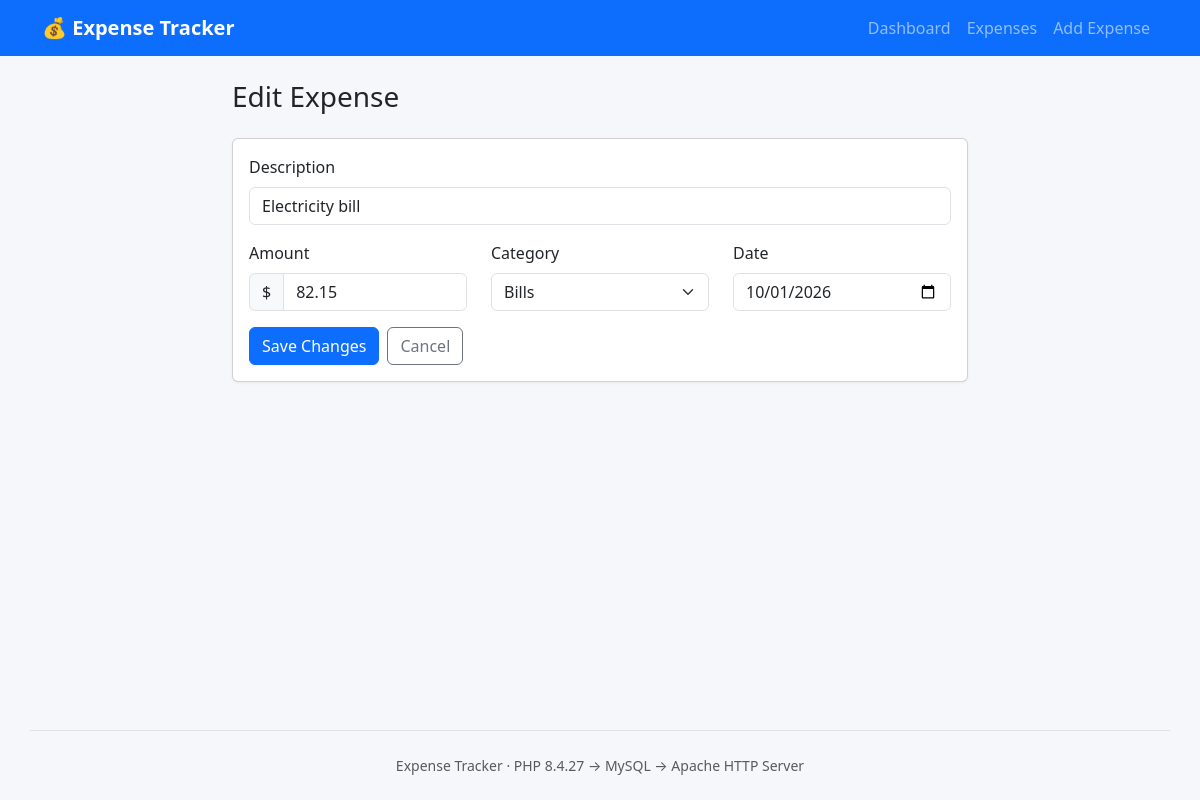
The page /edit.php?id=3 on the database its author committed.
### tables this page shows
CREATE TABLE IF NOT EXISTS expenses (
    id           INT UNSIGNED  NOT NULL AUTO_INCREMENT,
    description  VARCHAR(255)  NOT NULL,
    amount       DECIMAL(10,2) NOT NULL,
    category     ENUM('Food', 'Transportation', 'Shopping', 'Bills', 'Other') NOT NULL DEFAULT 'Other',
    expense_date DATE          NOT NULL,
    PRIMARY KEY (id),
    INDEX idx_expense_date (expense_date),
    CONSTRAINT chk_amount_positive CHECK (amount > 0)
);

### includes/functions.php (called while the page is built, shortened)
<?php
function e(string|int|float|null $value): string
{
    return htmlspecialchars((string) $value, ENT_QUOTES, 'UTF-8');
}

### includes/expense_form.php (the view, shortened to what this page needs)
<?php
function fieldClass(string $base, string $field, array $errors): string
{
    return isset($errors[$field]) ? "$base is-invalid" : $base;
}
?>
<form method="post" class="needs-validation" novalidate>
    <div class="mb-3">
        <label for="description" class="form-label">Description</label>
        <input type="text" id="description" name="description" maxlength="255" required
               class="<?= fieldClass('form-control', 'description', $errors) ?>"
               value="<?= e($expense['description']) ?>">
    </div>
    <div class="row">
        <div class="col-md-4 mb-3">
            <label for="amount" class="form-label">Amount</label>
            <div class="input-group has-validation">
                <span class="input-group-text">$</span>
                <input type="number" id="amount" name="amount" step="0.01" min="0.01" max="99999999.99" required
                       class="<?= fieldClass('form-control', 'amount', $errors) ?>"
                       value="<?= e($expense['amount']) ?>">
            </div>
        </div>
        <div class="col-md-4 mb-3">
            <label for="category" class="form-label">Category</label>
            <select id="category" name="category" required
                    class="<?= fieldClass('form-select', 'category', $errors) ?>">
                <?php foreach (CATEGORIES as $cat): ?>
                    <option value="<?= e($cat) ?>" <?= $expense['category'] === $cat ? 'selected' : '' ?>><?= e($cat) ?></option>
                <?php endforeach; ?>
            </select>
        </div>
        <div class="col-md-4 mb-3">
            <label for="expense_date" class="form-label">Date</label>
            <input type="date" id="expense_date" name="expense_date" required
                   class="<?= fieldClass('form-control', 'expense_date', $errors) ?>"
                   value="<?= e($expense['expense_date']) ?>">
        </div>
    </div>
    <div class="d-flex gap-2">
        <button type="submit" class="btn btn-primary"><?= e($submitLabel) ?></button>
        <a href="expenses.php" class="btn btn-outline-secondary">Cancel</a>
    </div>
</form>

### css/style.css (style rules this page uses)
body { background-color: #f5f7fb; min-height: 100vh; display: flex; flex-direction: column; }

### rows shown on the page
expenses: description "Electricity bill", amount "82.15", expense_date "10/01/2026"

### other values the page prints
$submitLabel "Save Changes"
PHP_VERSION "8.4.27"
form field category "Bills"
